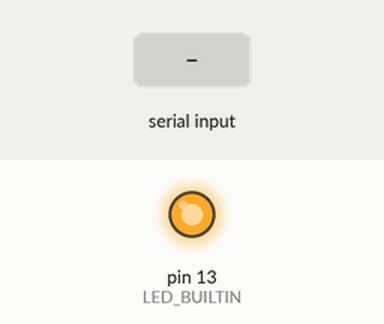
The sketch below on a simulated Arduino Uno, built with avr-gcc and run on an emulated ATmega328P. Shown: output pins drawn as LEDs (lit = HIGH). The inputs (shaded band) are chosen by the test bench. What the sketch prints to the serial monitor is not drawn.

Above: at 0.1 s.
At 1.4 s:
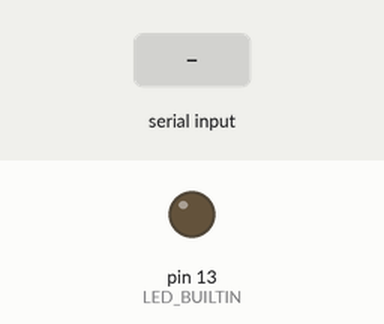
1.5 s: byte 30 received over Serial
Timing chart, 0 to 4.5 s (numbered marks = the images above; inputs shaded):
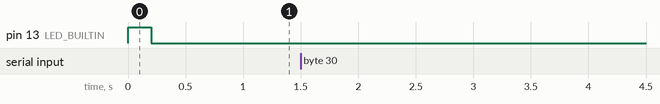

Measured:
- after the input at 1.5 s, every drawn part: stays the same

The sketch:

hitl_interface_mock.ino
```cpp
int state = 0;

void setup() {
  // put your setup code here, to run once:
  Serial.begin(115200);
  pinMode(LED_BUILTIN, OUTPUT);

  // blink once on startup
  digitalWrite(LED_BUILTIN, HIGH);   // turn the LED on (HIGH is the voltage level)
  delay(200);                       // wait for a second
  digitalWrite(LED_BUILTIN, LOW);    // turn the LED off by making the voltage LOW
}

void loop() {
  int msg = Serial.read();
  delay(20); // I was seeing bugs, maybe bc code was runnning before every message came in

  if (msg >= 0) { // if -1, then there was no message

    if (msg >> 7 == 1) { // this is a set request (4 bytes total)
      Serial.read(); // clear byte 2 (of 4)
      state = Serial.read(); // set state to byte 3 of 4
      state = state << 8; // make room for next byte
      state |= Serial.read(); // byte 4 of 4 is just least significant bits
    }

    else { //this is a get request (2 bytes total)
      Serial.read(); // clear byte 2 (of 2)

      // serial.write only sends 1 byte if you give it a value
      int m1 = state >> 8; // first 8 bits
      int m2 = state & 0x00FF; // last 8 bits
      Serial.write(m1);
      Serial.write(m2);
    }
  }
}
```
